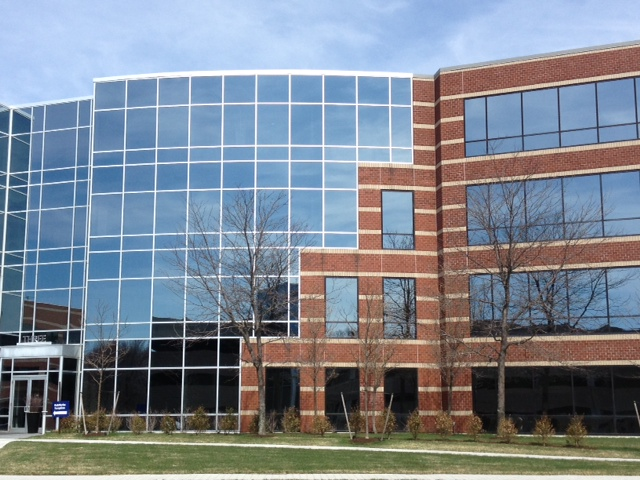
#> input picture data/buildings/building1/building3.jpg, 640 x 480 px, given in place of logs-4.jpg, which was not available
$ python canny.py
#> lines starting #> are read from the running program, lines starting #| are printed output that depends on the picture; pictures that were not available may be replaced by others from this repository, and a replacement may not be noted
### utils/color_transformation.py
import inspect
import typing as ty
import warnings
from functools import wraps

import numpy as np

from .image_range import normalize_input, preserve_format

channelT = ty.Literal["gray", "hsv_saturation", "lab_luminance", "hsv_value"]

def bgr2rgb(img: np.ndarray) -> np.ndarray:
    return img[..., ::-1]


rgb2bgr = bgr2rgb


@normalize_input(auto=True)
def rgb2gray(img: np.ndarray) -> np.ndarray:
    transformation_matrix = np.array([0.299, 0.587, 0.114])

    res = np.einsum('i,...i->...', transformation_matrix, img)
    return res


def rgb_to_mono_channel(
        img: np.ndarray,
        channel: channelT = "gray",
) -> np.ndarray:
    if channel == "gray":
        mono_unit = rgb2gray(img)
    elif channel == "hsv_saturation":
        mono_unit = rgb2hsv(img)[..., 1]
    elif channel == "hsv_value":
        mono_unit = rgb2hsv(img)[..., 2]
    elif channel == "lab_luminance":
        luminance = rgb2lab(img)[..., 0]
        mono_unit = luminance.clip(0.0, 100.0) / 100.0
    else:
        warnings.warn("Couldn't convert to mono channel: image have just one channel")
        return img

    return preserve_format(mono_unit, img, unit_max=1.0)


def mono_channel_input(default_channel: channelT = "gray"):
    def decorator(func):
        sig = inspect.signature(func)
        params = list(sig.parameters.values())
        params.append(inspect.Parameter(
            "channel",
            kind=inspect.Parameter.KEYWORD_ONLY,
            default=default_channel,
            annotation=channelT,
        ))

        @wraps(func)
        def wrapper(img, *args, **kwargs):
            if img.ndim != 3:
                raise ValueError(f"mono_channel_input expects HxWxC RGB image, got ndim={img.ndim}")
            channel = kwargs.pop("channel", default_channel)
            img = rgb_to_mono_channel(img, channel)
            return func(img, *args, **kwargs)

        wrapper.__signature__ = sig.replace(parameters=params)
        return wrapper
    return decorator


# [125 lines left out: functions rgb2hsv, hsv2rgb, rgb2hsl, hsl2rgb, srgb2linear_rgb, linear_rgb2srgb and 1 more, not called in this run]


def cmy2rgb(img: np.ndarray) -> np.ndarray:
    res = 1. - img
    return res


# [86 lines left out: functions cmy2cmyk, cmyk2cmy, _rgb2xyz, _xyz2rgb, _xyz2lab, _lab2xyz and 1 more, not called in this run]


def rgb2lab(img: np.ndarray, white=np.array([0.95047, 1.0, 1.08883])) -> np.ndarray:
    return _xyz2lab(_rgb2xyz(srgb2linear_rgb(img)), white=white)


def lab2rgb(img: np.ndarray, white=np.array([0.95047, 1.0, 1.08883])) -> np.ndarray:
    return linear_rgb2srgb(_xyz2rgb(_lab2xyz(img, white=white)))


# [51 lines left out: functions rgb2lms, _xyz2lms, _lms2xyz, _lms2oklab, not called in this run]


def rgb2oklab(img: np.ndarray) -> np.ndarray:
    return _lms2oklab(rgb2lms(img))

### utils/image_range.py
import inspect
import typing as ty
from functools import wraps

import numpy as np


def _to_unit_range(x: np.ndarray, in_range=None, auto=False):
    arr = np.asarray(x)

    if in_range is not None:
        low, high = in_range
        return (arr.astype(np.float64) - low) / (high - low)

    if np.issubdtype(arr.dtype, np.integer):
        info = np.iinfo(arr.dtype)
        return (arr.astype(np.float64) - info.min) / (info.max - info.min)

    if auto and arr.size and arr.max() > 1.5:
        return arr / 255.0

    return arr


def normalize_input(param="img", auto=False) -> ty.Callable:
    def decorator(func: ty.Callable[[np.ndarray], np.ndarray]):
        sig = inspect.signature(func)
        first = param or next(iter(sig.parameters))

        @wraps(func)
        def wrapper(*args, **kwargs):
            in_range = kwargs.pop("in_range", None)

            bound = sig.bind(*args, **kwargs)
            bound.apply_defaults()

            if first in bound.arguments:
                bound.arguments[first] = _to_unit_range(bound.arguments[first], in_range=in_range, auto=auto)

            return func(*bound.args, **bound.kwargs)

        return wrapper

    return decorator


def channel_range(img: np.ndarray) -> ty.Tuple[float, float]:
    """
    Возвращает (min, max) шкалы входного изображения.

    - целочисленные dtype: границы берутся из np.iinfo;
    - float: если данные явно в 0..255 — считаем шкалу 0..255,
             иначе 0..1.
    """
    if np.issubdtype(img.dtype, np.integer):
        info = np.iinfo(img.dtype)
        return float(info.min), float(info.max)

    if img.size and float(img.max()) > 1.5:
        return 0.0, 255.0
    return 0.0, 1.0


def preserve_format(
        arr: np.ndarray,
        ref: np.ndarray,
        unit_max: float = 1.0,
) -> np.ndarray:
    """
    Привести arr, живущий в [0, unit_max], к dtype и шкале ref.

    - unit_max=1.0, если arr уже в unit range (цветовые преобразования);
    - unit_max = теоретический максимум, если arr — сырой отклик
      фильтра (градиент, магнитуда и т.п.).
    """
    ref_min, ref_max = channel_range(ref)
    res = np.clip(arr / unit_max, 0.0, 1.0)
    res = res * (ref_max - ref_min) + ref_min
    return res.astype(ref.dtype)

### utils/filtering.py
import typing as ty
from functools import wraps

import numpy as np

from .color_transformation import mono_channel_input
from .image_range import channel_range, preserve_format

_SOBEL_X = np.array([[-1, 0, 1], [-2, 0, 2], [-1, 0, 1]])
_SOBEL_Y = _SOBEL_X.T

_ROBERTS_X = np.array([[1, 0], [0, -1]])
_ROBERTS_Y = np.array([[0, 1], [-1, 0]])

_PREWITT_X = np.array([[-1, 0, 1], [-1, 0, 1], [-1, 0, 1]])
_PREWITT_Y = _PREWITT_X.T

_SCHARR_X = np.array([[-3, 0, 3], [-10, 0, 10], [-3, 0, 3]])
_SCHARR_Y = _SCHARR_X.T


# [21 lines left out: functions kernel_positive_sum, gradient_max_value, not called in this run]


def match_input_format(max_value_of: ty.Callable[[float], float]) -> ty.Callable:
    """
    Приводит выход фильтра к dtype и масштабу входного изображения.

    Предполагается, что выход фильтра — неотрицательная величина
    (магнитуда градиента). Для знаковых фильтров (Лаплас и т.п.)
    нужен отдельный декоратор с явной семантикой знака.

    Параметры
    ---------
    max_value_of : callable
        Функция от channel_max (верхней границы шкалы входа),
        возвращающая теоретический максимум сырой магнитуды фильтра
        на изображении [0, channel_max].

    Поведение
    ---------
    1. Запоминает dtype и масштаб входного изображения.
    2. Вызывает исходный фильтр.
    3. Делит результат на теоретический максимум -> [0, 1].
    4. Возвращает результат в исходный диапазон и dtype.
    """
    def decorator(func: ty.Callable) -> ty.Callable:
        @wraps(func)
        def wrapper(img: np.ndarray, *args, **kwargs):
            res = func(img, *args, **kwargs)

            if not isinstance(res, np.ndarray):
                return res

            max_value = max_value_of(channel_range(img)[1])
            return preserve_format(res, img, unit_max=max_value)

        return wrapper
    return decorator


# [34 lines left out: functions generate_gauss_kernel, window_mean_filter, not called in this run]


def apply_linear_filter(
        img: np.ndarray,
        matrix_filter: np.ndarray,
) -> np.ndarray:
    h, w = matrix_filter.shape
    r, c = h >> 1, w >> 1

    if img.ndim not in (2, 3):
        raise ValueError

    mod_img = np.pad(img, {0: (h - r - 1, r), 1: (w - c - 1, c)}, mode="edge")

    return np.tensordot(
        np.lib.stride_tricks.sliding_window_view(mod_img, window_shape=matrix_filter.shape, axis=(0, 1)),
        matrix_filter,
        axes=([-2, -1], [0, 1])
    )


# [27 lines left out: functions apply_gauss_filter, apply_non_linear_filter, not called in this run]


def opening_filter(img: np.ndarray, r: int=1) -> np.ndarray:
    d = (r << 1) + 1
    return apply_non_linear_filter(apply_non_linear_filter(img, "min", d), "max", d)


def closing_filter(img: np.ndarray, r: int=1) -> np.ndarray:
    d = (r << 1) + 1
    return apply_non_linear_filter(apply_non_linear_filter(img, "max", d), "min", d)


@match_input_format(lambda M: gradient_max_value(_SOBEL_X, _SOBEL_Y, M))
@mono_channel_input("gray")
def apply_sobel_filter(
        img: np.ndarray,
        return_directions=False,
        return_gxy=False,
) -> ty.Union[np.ndarray, ty.Tuple[np.ndarray, np.ndarray]]:

    g_x = apply_linear_filter(img, _SOBEL_X)
    g_y = apply_linear_filter(img, _SOBEL_Y)
    if return_gxy:
        return g_x, g_y

    borders: np.ndarray = np.sqrt(g_x**2 + g_y**2) / np.sqrt(2)

    if return_directions:
        directions: np.ndarray = np.arctan2(g_y, g_x)
        return borders, directions
    else:
        return borders


# [25 lines left out: functions apply_roberts_filter, apply_prewitt_filter, scharr_operator, not called in this run]

### utils/canny.py
import numba as nb
import numpy as np

from utils.filtering import apply_sobel_filter


@nb.njit(cache=True, inline="always")
def _hysteresis_bfs(strong_edges, weak_edges):
    h, w = strong_edges.shape
    weak_edges_padded = np.zeros((h + 2, w + 2), dtype=np.bool_)
    weak_edges_padded[1:-1, 1:-1] = weak_edges

    stack = np.empty((h * w, 2), dtype=np.intp)
    tail = strong_edges.sum()
    stack[:tail] = np.argwhere(strong_edges)

    while tail > 0:
        tail -= 1
        i, j = stack[tail]
        for di in range(-1, 2):
            for dj in range(-1, 2):
                ni, nj = i + di, j + dj
                if 0 <= ni < h and 0 <= nj < w and weak_edges_padded[ni + 1, nj + 1]:
                    weak_edges_padded[ni + 1, nj + 1] = False
                    strong_edges[ni, nj] = True
                    stack[tail, 0] = ni
                    stack[tail, 1] = nj
                    tail += 1

    return strong_edges


def canny_operator(
        img: np.ndarray,
        threshold1: float,
        threshold2: float,
        return_directions: bool = False,
    ) -> np.ndarray | tuple[np.ndarray, np.ndarray]:
    assert 0 < threshold1 < threshold2 <= 1

    borders, directions = apply_sobel_filter(img, return_directions=True)

    mn, mx = borders.min(), borders.max()
    if mn != mx:
        borders = (borders - mn) / (mx - mn)

    quantized = np.round(directions / np.radians(45)) % 4
    dir1 = quantized == 0
    dir2 = quantized == 1
    dir3 = quantized == 2
    dir4 = quantized == 3

    kernels = np.zeros(shape=(*borders.shape, 3, 3))
    kernels[dir1] = np.vstack([np.zeros(3), np.ones(3), np.zeros(3)])
    kernels[dir2] = np.fliplr(np.eye(3))
    kernels[dir3] = np.hstack([np.zeros((3, 1)), np.ones((3, 1)), np.zeros((3, 1))])
    kernels[dir4] = np.eye(3)

    borders_expanded = np.pad(borders, {0: (1, 1), 1: (1, 1)}, mode="constant", constant_values=0.0)
    neighbour_max = (
            np.lib.stride_tricks.sliding_window_view(borders_expanded, window_shape=(3, 3), axis=(0, 1)) * kernels
    ).max(axis=(-1, -2))

    suppressed = np.where(borders.__eq__(neighbour_max), borders, 0)

    strong_edges = (suppressed >= threshold2)
    weak_edges = (suppressed < threshold2) & (suppressed >= threshold1)

    strong_edges = _hysteresis_bfs(strong_edges, weak_edges)

    edges = strong_edges.astype(np.uint8) * 255
    if return_directions:
        return edges, directions
    return edges


if __name__ == "__main__":
    import cv2

    from utils.color_transformation import bgr2rgb

    image = cv2.imread("./data/logs_pipes/logs-4.jpg")
#> image is the input picture: shape (480, 640, 3); mean B, G, R 144.9, 133.7, 125.2
    # image = cv2.resize(image, (1080, 720), interpolation=cv2.INTER_LANCZOS4)

    cv2.imshow("Canny borders", canny_operator(bgr2rgb(image), 0.15, 0.25))
#> in bgr2rgb, `return img[..., ::-1]`:
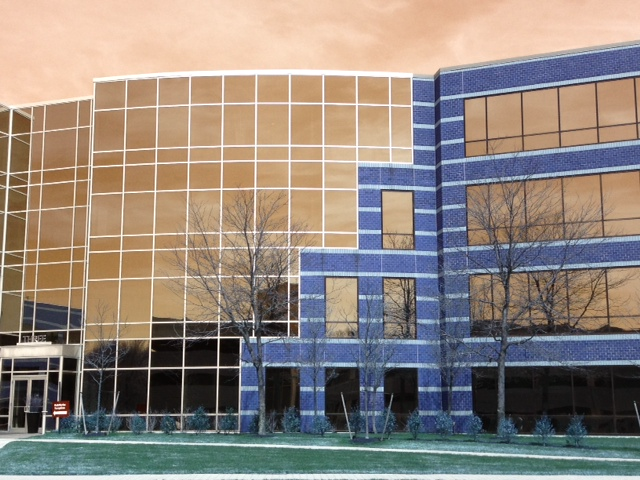
#> returned value: shape (480, 640, 3); mean of channels 0, 1, 2 125.2, 133.7, 144.9; drawn as B, G, R
#> in wrapper, `channel = kwargs.pop("channel", default_channel)`: channel = 'gray'
#> in rgb_to_mono_channel, `mono_unit = rgb2gray(img)`:
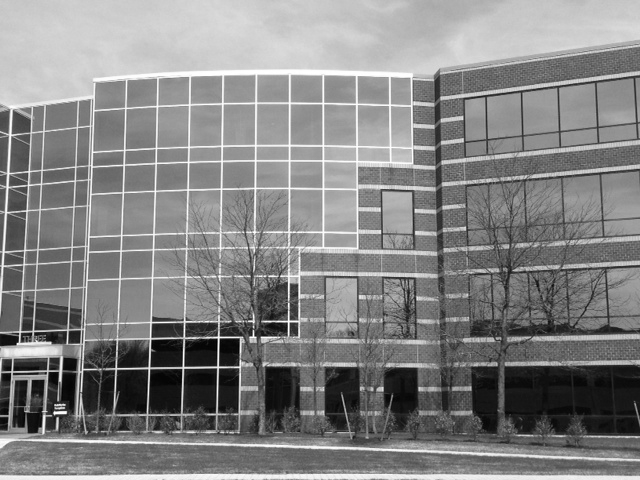
#> mono_unit: shape (480, 640) float64; min 0.00313, max 1, mean 0.519
#> in preserve_format, `ref_min, ref_max = channel_range(ref)`: ref_min = 0; ref_max = 255
#> (the run stopped early here; a loop or call above may not have finished)

$ run again, on data/buildings/building1/building4.jpg
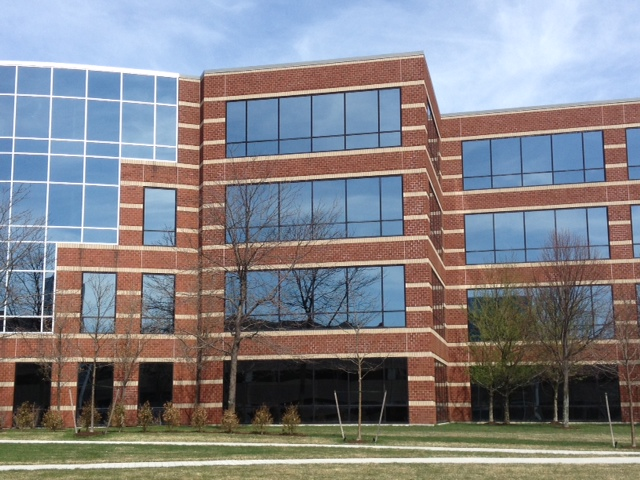
#> input picture data/buildings/building1/building4.jpg, 640 x 480 px, given in place of logs-4.jpg, which was not available
#> image is the input picture: shape (480, 640, 3); mean B, G, R 135.1, 130.7, 131.9
#> in bgr2rgb, `return img[..., ::-1]`:
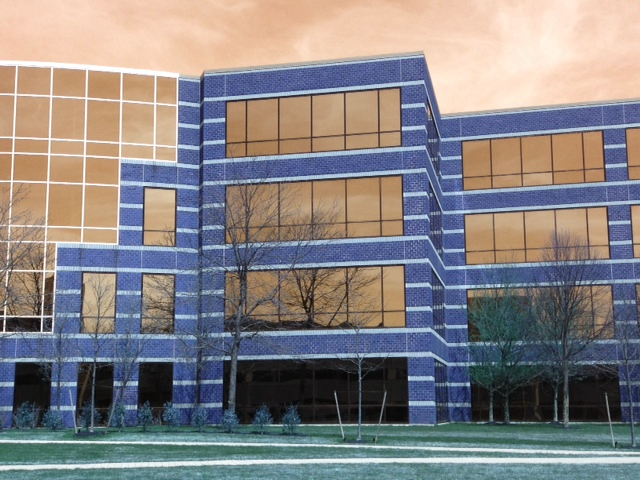
#> returned value: shape (480, 640, 3); mean of channels 0, 1, 2 131.9, 130.7, 135.1; drawn as B, G, R
#> channel = 'gray'
#> in rgb_to_mono_channel, `mono_unit = rgb2gray(img)`:
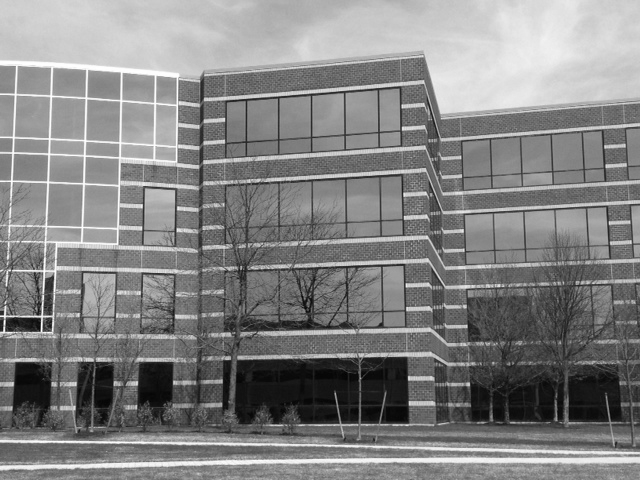
#> mono_unit: shape (480, 640) float64; min 0, max 1, mean 0.516
#> ref_min = 0; ref_max = 255

$ run again, on data/buildings/building1/building5.jpg
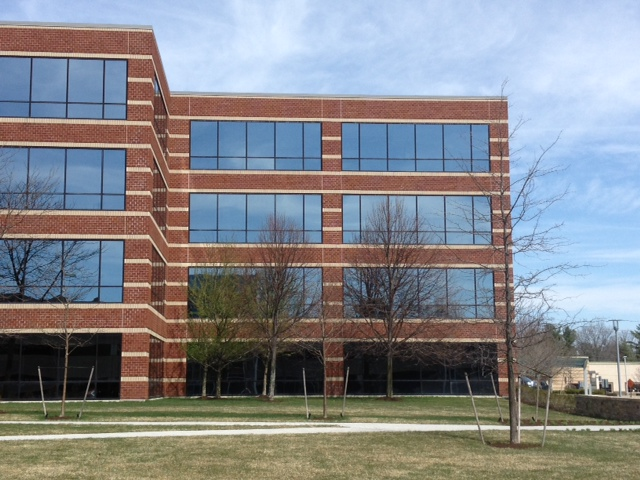
#> input picture data/buildings/building1/building5.jpg, 640 x 480 px, given in place of logs-4.jpg, which was not available
#> image is the input picture: shape (480, 640, 3); mean B, G, R 139.6, 134.8, 132.6
#> in bgr2rgb, `return img[..., ::-1]`:
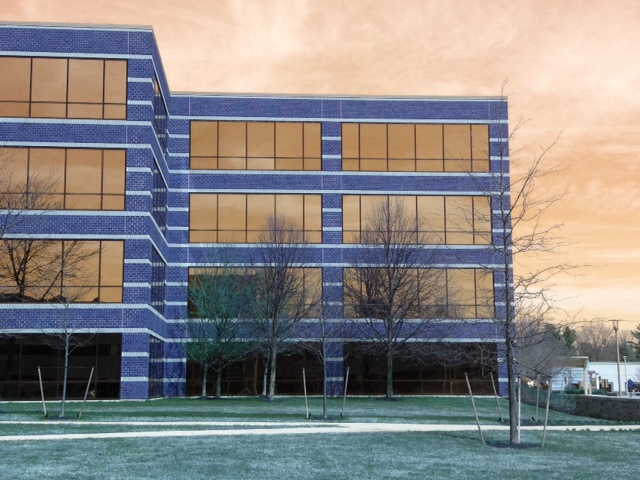
#> returned value: shape (480, 640, 3); mean of channels 0, 1, 2 132.6, 134.8, 139.6; drawn as B, G, R
#> channel = 'gray'
#> in rgb_to_mono_channel, `mono_unit = rgb2gray(img)`:
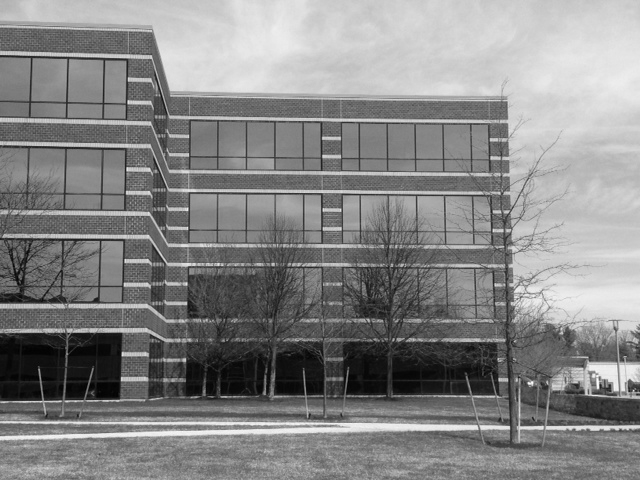
#> mono_unit: shape (480, 640) float64; min 0.00279, max 0.992, mean 0.528
#> ref_min = 0; ref_max = 255
